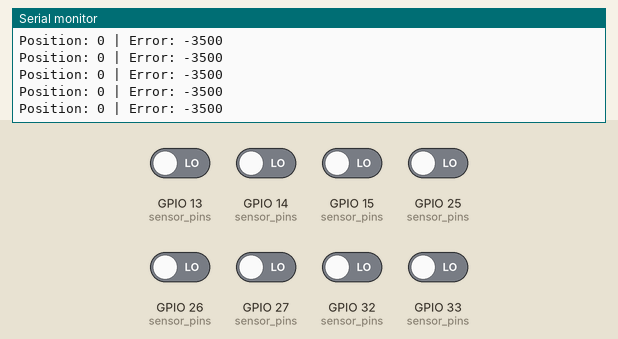
The sketch below on a simulated ESP32. Parts: the last lines printed to the serial monitor. The inputs (shaded band) are chosen by the test bench; at power-on: GPIO 13 (sensor_pins), GPIO 14 (sensor_pins), GPIO 15 (sensor_pins), GPIO 25 (sensor_pins), GPIO 26 (sensor_pins), GPIO 27 (sensor_pins), GPIO 32 (sensor_pins), GPIO 33 (sensor_pins) LOW.

Above: at 10.7 s.
10.8 s: GPIO 14 (sensor_pins) driven HIGH
At 10.83 s:
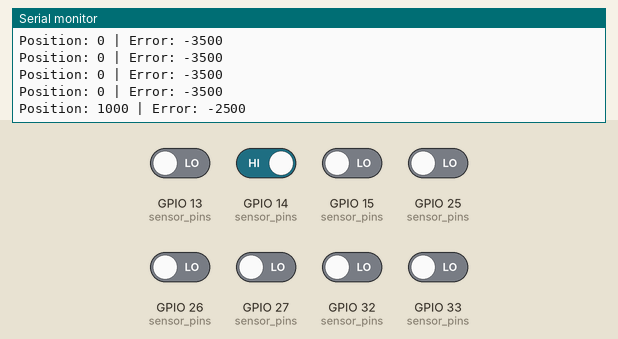
12.3 s: GPIO 13 (sensor_pins) driven HIGH
At 12.36 s:
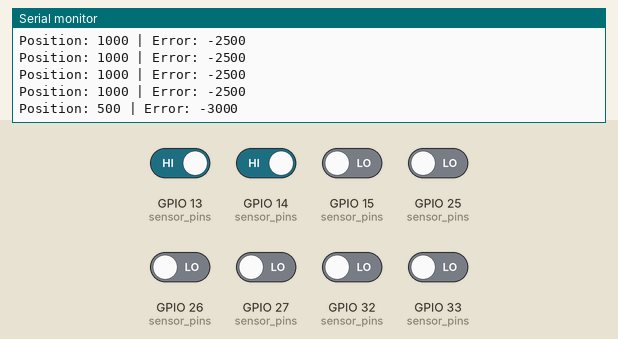
13.8 s: GPIO 15 (sensor_pins) driven HIGH
At 13.84 s:
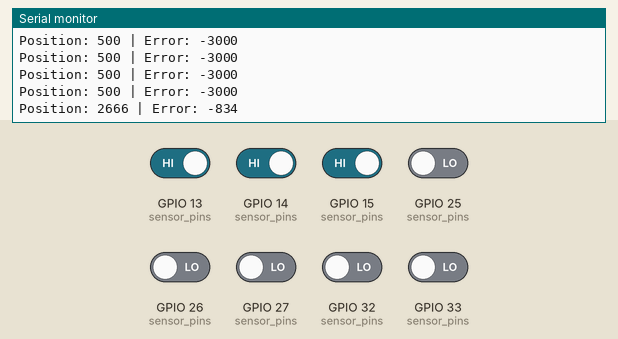
15.3 s: GPIO 25 (sensor_pins) driven HIGH
At 15.32 s:
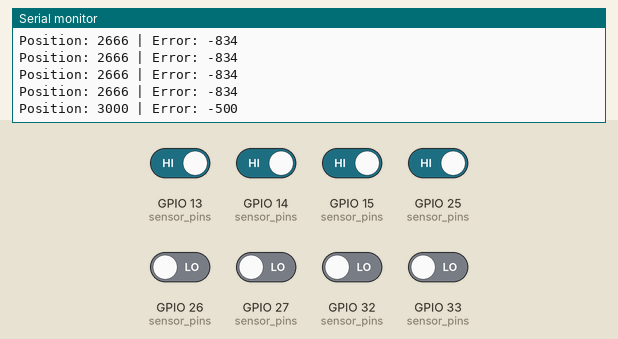
16.8 s: GPIO 27 (sensor_pins) driven HIGH
At 16.85 s:
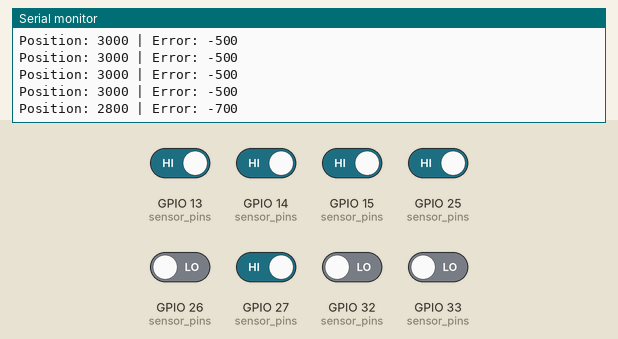
18.3 s: GPIO 26 (sensor_pins) driven HIGH
At 18.32 s:
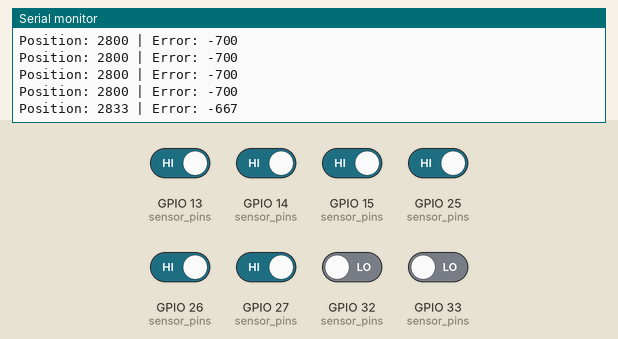
Timing chart, 0 to 20.8 s (numbered marks = the images above; inputs shaded):
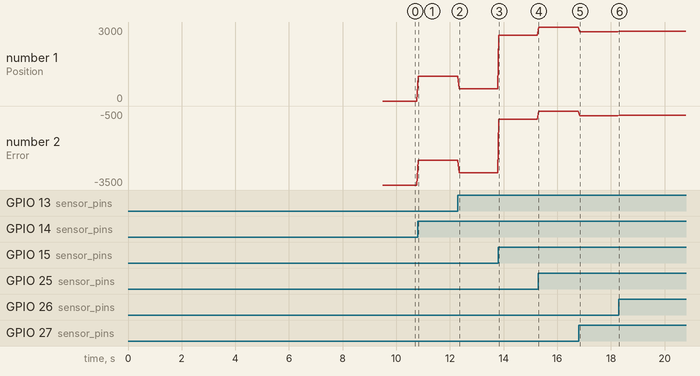

Measured:
- after the input at 10.8 s, the serial monitor: prints a new line at once (image 1)
- after the input at 12.3 s, the serial monitor: prints a new line after 0.05 s (image 2)
- after the input at 13.8 s, the serial monitor: prints a new line at once (image 3)
- after the input at 15.3 s, the serial monitor: prints a new line at once (image 4)
- after the input at 16.8 s, the serial monitor: prints a new line at once (image 5)
- after the input at 18.3 s, the serial monitor: prints a new line at once (image 6)
- plotted number 1: 0 → 1000 after the input at 10.8 s, 1000 → 500 after the input at 12.3 s, 500 → 2666 after the input at 13.8 s, 2666 → 3000 after the input at 15.3 s, 3000 → 2800 after the input at 16.8 s
- plotted number 2: -3500 → -2500 after the input at 10.8 s, -2500 → -3000 after the input at 12.3 s, -3000 → -834 after the input at 13.8 s, -834 → -500 after the input at 15.3 s, -500 → -700 after the input at 16.8 s

The sketch:

array_Module_to_range.ino
```cpp
#include<QTRSensors.h>

QTRSensors qtr;

// Initializing the main variables: Number of sensors, Pins used in ESP 32, Values taken from sensor
const uint8_t num_of_sensors = 8;
const uint8_t  sensor_pins[num_of_sensors] = {13, 14, 27, 26, 25, 33, 32, 15}; // With same order in array: sensor 1 = 13, sensor 2 = 14....
uint16_t sensor_values[num_of_sensors];


void setup() {
  Serial.begin(115200);
  delay(500);

  qtr.setTypeRC();
  qtr.setSensorPins(sensor_pins,num_of_sensors);//
  qtr.setTimeout(2500);

  Serial.println("Calibrating QTR-8RC... Move sensors over black line and white surface.");
  for (uint16_t i = 0; i < 200; i++) {
    qtr.calibrate();
    delay(20);
  }
  Serial.println("Calibration done!");
}


void loop() {
  uint16_t position = qtr.readLineBlack(sensor_values);

  int error = (int)position - 3500;

  Serial.print("Position: ");
  Serial.print(position);
  Serial.print(" | Error: ");
  Serial.println(error);

  delay(50);
}
```
